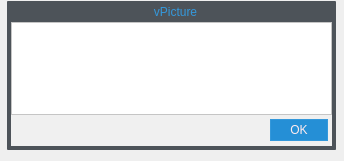
<?xml version="1.0" encoding="UTF-8"?>
<ui version="4.0">
 <class>Dialog</class>
 <widget class="QDialog" name="Dialog">
  <property name="geometry">
   <rect>
    <x>0</x>
    <y>0</y>
    <width>344</width>
    <height>161</height>
   </rect>
  </property>
  <property name="windowTitle">
   <string notr="true">Dialog</string>
  </property>
  <property name="toolTip">
   <string notr="true"/>
  </property>
  <property name="styleSheet">
   <string notr="true">QScrollBar:vertical {
      background-color: transparent;
      width: 10px;
      margin: 1px 5 5px 0;
  }
  QScrollBar::handle:vertical {
      background: #bdc3c7;
	  min-height: 35px;
	  max-height: 50px;
	  border-radius: 2px;
  }
  QScrollBar::add-line:vertical {
		background-color: transparent;
		border: none;
		outline: none;
		
  }

  QScrollBar::sub-line:vertical {
      background-color: transparent;
		border: none;
		outline: none;

  }
  QScrollBar::up-arrow:vertical, QScrollBar::down-arrow:vertical {
     background-color: transparent;
		border: none;
		outline: none;
  }

  QScrollBar::add-page:vertical, QScrollBar::sub-page:vertical {
      background: none;
  }</string>
  </property>
  <widget class="QDialogButtonBox" name="buttonBox">
   <property name="geometry">
    <rect>
     <x>127</x>
     <y>119</y>
     <width>201</width>
     <height>23</height>
    </rect>
   </property>
   <property name="font">
    <font>
     <family>Open Sans</family>
    </font>
   </property>
   <property name="styleSheet">
    <string notr="true">QPushButton{
	border: 1px solid #3498DB;
	min-width: 50px;
	padding: 3px;
	background-color: #258FD6;
	color: #FFEBEE;
	font: 8pt &quot;Open Sans&quot;;
}

QPushButton::hover{
	background-color: #3498db;
}</string>
   </property>
   <property name="orientation">
    <enum>Qt::Horizontal</enum>
   </property>
   <property name="standardButtons">
    <set>QDialogButtonBox::Ok</set>
   </property>
  </widget>
  <widget class="QLabel" name="label_Background_border">
   <property name="geometry">
    <rect>
     <x>7</x>
     <y>1</y>
     <width>329</width>
     <height>149</height>
    </rect>
   </property>
   <property name="font">
    <font>
     <family>Open Sans</family>
     <weight>75</weight>
     <bold>true</bold>
    </font>
   </property>
   <property name="mouseTracking">
    <bool>true</bool>
   </property>
   <property name="styleSheet">
    <string notr="true">#label_Background_border{
background-color: rgba(21, 30, 38, 190); /*#3498DB #E2EAEB  (46, 64, 82, 245)*/;
border-radius: 1px;
}
/*border-top-left-radius: 5px;
border-top-right-radius: 5px;
border-bottom-right-radius: 3px;
border-bottom-left-radius: 3px;*/</string>
   </property>
   <property name="text">
    <string notr="true"/>
   </property>
  </widget>
  <widget class="QLabel" name="bottomBorder">
   <property name="geometry">
    <rect>
     <x>11</x>
     <y>115</y>
     <width>321</width>
     <height>31</height>
    </rect>
   </property>
   <property name="font">
    <font>
     <family>Open Sans</family>
     <pointsize>9</pointsize>
    </font>
   </property>
   <property name="mouseTracking">
    <bool>true</bool>
   </property>
   <property name="styleSheet">
    <string notr="true">background-color: #F0F0F0;

</string>
   </property>
   <property name="text">
    <string notr="true"/>
   </property>
   <property name="alignment">
    <set>Qt::AlignLeading|Qt::AlignLeft|Qt::AlignTop</set>
   </property>
   <property name="margin">
    <number>5</number>
   </property>
  </widget>
  <widget class="QWidget" name="widget_TopMacButtons" native="true">
   <property name="geometry">
    <rect>
     <x>11</x>
     <y>5</y>
     <width>41</width>
     <height>13</height>
    </rect>
   </property>
   <property name="styleSheet">
    <string notr="true"/>
   </property>
   <layout class="QHBoxLayout" name="horizontalLayout_7">
    <property name="spacing">
     <number>0</number>
    </property>
    <property name="leftMargin">
     <number>0</number>
    </property>
    <property name="topMargin">
     <number>0</number>
    </property>
    <property name="rightMargin">
     <number>0</number>
    </property>
    <property name="bottomMargin">
     <number>0</number>
    </property>
    <item>
     <widget class="QPushButton" name="pushButton_Exit_2">
      <property name="styleSheet">
       <string notr="true">QPushButton{
	border: none;
	image: url(:/Exit/exit_mac_os);
}
QPushButton:hover{
	image: url(:/Exit/exit_hover_mac_os);
}</string>
      </property>
      <property name="text">
       <string notr="true"/>
      </property>
      <property name="iconSize">
       <size>
        <width>48</width>
        <height>18</height>
       </size>
      </property>
     </widget>
    </item>
    <item>
     <widget class="QPushButton" name="pushButton_Reduce_2">
      <property name="styleSheet">
       <string notr="true">QPushButton{
	border: none;
	image: url(:/Reduce/reduce_mac_os);
}
QPushButton:hover{
	image: url(:/Reduce/reduce_hover_mac_os);
}</string>
      </property>
      <property name="text">
       <string notr="true"/>
      </property>
      <property name="iconSize">
       <size>
        <width>28</width>
        <height>18</height>
       </size>
      </property>
     </widget>
    </item>
   </layout>
  </widget>
  <widget class="QPushButton" name="pushButton_Exit">
   <property name="geometry">
    <rect>
     <x>300</x>
     <y>1</y>
     <width>26</width>
     <height>18</height>
    </rect>
   </property>
   <property name="minimumSize">
    <size>
     <width>26</width>
     <height>18</height>
    </size>
   </property>
   <property name="maximumSize">
    <size>
     <width>26</width>
     <height>18</height>
    </size>
   </property>
   <property name="baseSize">
    <size>
     <width>26</width>
     <height>18</height>
    </size>
   </property>
   <property name="cursor">
    <cursorShape>ArrowCursor</cursorShape>
   </property>
   <property name="styleSheet">
    <string notr="true">QPushButton{
	border: none;
	image: url(:/Exit/exit_windows_os);
}
QPushButton:hover{
	image: url(:/Exit/exit_hover_windows_os);
}</string>
   </property>
   <property name="text">
    <string notr="true"/>
   </property>
   <property name="iconSize">
    <size>
     <width>26</width>
     <height>18</height>
    </size>
   </property>
  </widget>
  <widget class="QTextEdit" name="textEdit">
   <property name="geometry">
    <rect>
     <x>11</x>
     <y>22</y>
     <width>321</width>
     <height>93</height>
    </rect>
   </property>
   <property name="font">
    <font>
     <family>Open Sans</family>
     <pointsize>9</pointsize>
    </font>
   </property>
   <property name="styleSheet">
    <string notr="true">QTextEdit{
background-color: white;
}</string>
   </property>
   <property name="readOnly">
    <bool>true</bool>
   </property>
   <property name="html">
    <string notr="true">&lt;!DOCTYPE HTML PUBLIC &quot;-//W3C//DTD HTML 4.0//EN&quot; &quot;http://www.w3.org/TR/REC-html40/strict.dtd&quot;&gt;
&lt;html&gt;&lt;head&gt;&lt;meta name=&quot;qrichtext&quot; content=&quot;1&quot; /&gt;&lt;style type=&quot;text/css&quot;&gt;
p, li { white-space: pre-wrap; }
&lt;/style&gt;&lt;/head&gt;&lt;body style=&quot; font-family:'Open Sans'; font-size:9pt; font-weight:400; font-style:normal;&quot;&gt;
&lt;p style=&quot;-qt-paragraph-type:empty; margin-top:0px; margin-bottom:0px; margin-left:0px; margin-right:0px; -qt-block-indent:0; text-indent:0px;&quot;&gt;&lt;br /&gt;&lt;/p&gt;&lt;/body&gt;&lt;/html&gt;</string>
   </property>
  </widget>
  <widget class="QLabel" name="label_title">
   <property name="geometry">
    <rect>
     <x>60</x>
     <y>2</y>
     <width>231</width>
     <height>20</height>
    </rect>
   </property>
   <property name="sizePolicy">
    <sizepolicy hsizetype="Fixed" vsizetype="Fixed">
     <horstretch>0</horstretch>
     <verstretch>0</verstretch>
    </sizepolicy>
   </property>
   <property name="mouseTracking">
    <bool>true</bool>
   </property>
   <property name="styleSheet">
    <string notr="true">font: bold 9pt &quot;Open Sans&quot;;
color: #3498db;
</string>
   </property>
   <property name="text">
    <string notr="true">vPicture</string>
   </property>
   <property name="alignment">
    <set>Qt::AlignCenter</set>
   </property>
  </widget>
  <zorder>label_Background_border</zorder>
  <zorder>bottomBorder</zorder>
  <zorder>widget_TopMacButtons</zorder>
  <zorder>pushButton_Exit</zorder>
  <zorder>buttonBox</zorder>
  <zorder>textEdit</zorder>
  <zorder>label_title</zorder>
 </widget>
 <resources/>
 <connections>
  <connection>
   <sender>buttonBox</sender>
   <signal>accepted()</signal>
   <receiver>Dialog</receiver>
   <slot>accept()</slot>
   <hints>
    <hint type="sourcelabel">
     <x>248</x>
     <y>254</y>
    </hint>
    <hint type="destinationlabel">
     <x>157</x>
     <y>274</y>
    </hint>
   </hints>
  </connection>
  <connection>
   <sender>buttonBox</sender>
   <signal>rejected()</signal>
   <receiver>Dialog</receiver>
   <slot>reject()</slot>
   <hints>
    <hint type="sourcelabel">
     <x>316</x>
     <y>260</y>
    </hint>
    <hint type="destinationlabel">
     <x>286</x>
     <y>274</y>
    </hint>
   </hints>
  </connection>
 </connections>
</ui>
